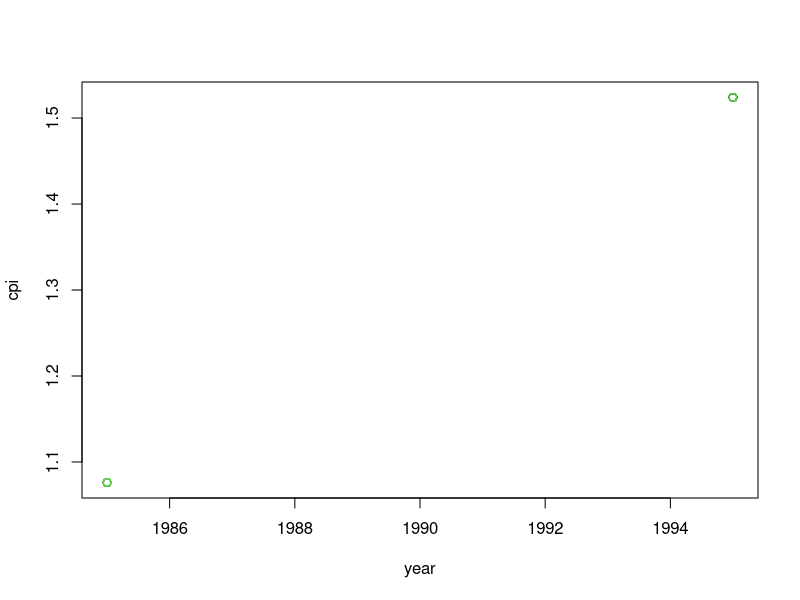

Here is the R script that generated this plot:
# Set Directory
setwd("D:/TB_33_34_48")
getwd()

# Include the dplyr library
install.packages("dplyr")
library(dplyr)

# Get data from csv, and show first 10 rows of data
data <- read.csv("CigarettesSW.csv", sep = ',')
sample_n(data[6:9], 10)

# Run K-Means algoritma in the dataset
cl<-kmeans(data[6:9], 3)
cl

# To access the values in the kmeans model
cl$size

# Create the plot
plot(data[2:3], col = cl$cluster)

# Give some attracted property to the plot
points(cl$centers, col = 2:3, pch = 8, cex = 2)

#View the data and cluster number in a new table
result <- data.frame(data,cl$cluster)
View(result)
